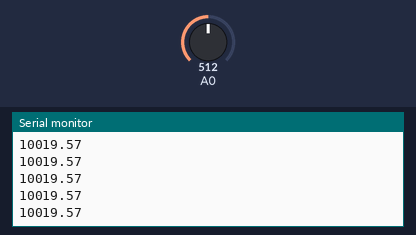
Bench run of a program on a simulated Arduino Uno, built with avr-gcc and run on an emulated ATmega328P. Parts: the last lines printed to the serial monitor. Inputs (shaded band) come from the test bench; at power-on: A0 = 512.

Above: at 1.2 s.
1.3 s: A0 set to 1004
At 1.33 s:
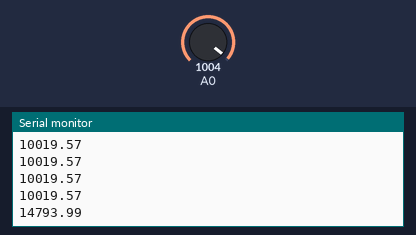
2.8 s: A0 set to 1023
At 2.96 s:
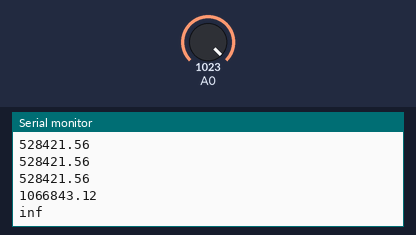
Timing chart, 0 to 5.8 s (numbered marks = the images above; inputs shaded):
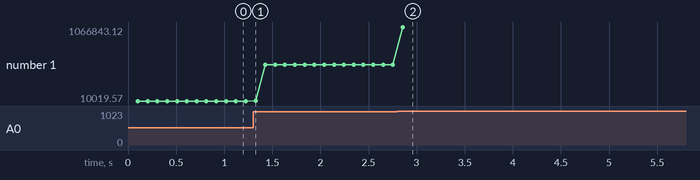

Measured:
- the behaviour switches between 1022 and 1023 on A0 (found by bisection; images 1 and 2)
- after the input at 1.3 s, the serial monitor: prints a new line at once (image 1)
- after the input at 2.8 s, the serial monitor: prints a new line after 0.06 s (image 2)
- plotted number 1: 10019.57 → 528421.56 after the input at 1.3 s, 528421.56 → 1066843.12 after the input at 2.8 s

The program:

main.cpp
```cpp
#include <Arduino.h>

int samples = 10;
int millisdelay = 10;
float resistor_series = 10e3; // ohm

void setup() {
  Serial.begin(BAUD);
  pinMode(A0, INPUT);
}

void loop() {
  float sum_bit = 0.0f;
  for (int i = 0; i < samples; i++) {
    sum_bit += analogRead(A0);
    delay(millisdelay);
  }

  // in bits
  float sum_volt = sum_bit / 1023.0f * 5.0f;
  float sample_mean_volt = (sum_volt / (float)samples);

  // \[V_{\text{out} }= V_\text{in} \frac{R}{R + R_{1}} \]
  // (Vo/Vi)R1 * 1/(1- (Vo/Vi)) = R

  float trans = sample_mean_volt / 5.0f;

  float thermistor = trans * resistor_series / (1 - trans);

  Serial.println(thermistor);
}
```
